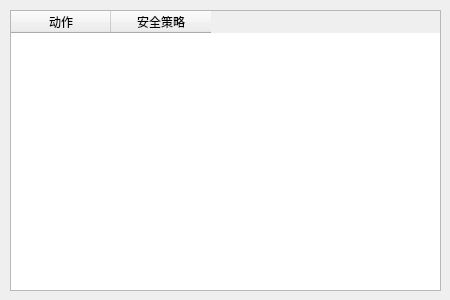
<?xml version="1.0" encoding="UTF-8"?>
<ui version="4.0">
 <class>CMDActionSPListDialog</class>
 <widget class="QDialog" name="CMDActionSPListDialog">
  <property name="geometry">
   <rect>
    <x>0</x>
    <y>0</y>
    <width>450</width>
    <height>300</height>
   </rect>
  </property>
  <property name="windowTitle">
   <string>Dialog</string>
  </property>
  <widget class="QTableWidget" name="tableWidget">
   <property name="geometry">
    <rect>
     <x>10</x>
     <y>10</y>
     <width>431</width>
     <height>281</height>
    </rect>
   </property>
   <property name="editTriggers">
    <set>QAbstractItemView::NoEditTriggers</set>
   </property>
   <column>
    <property name="text">
     <string>动作</string>
    </property>
   </column>
   <column>
    <property name="text">
     <string>安全策略</string>
    </property>
   </column>
  </widget>
 </widget>
 <resources/>
 <connections/>
</ui>
